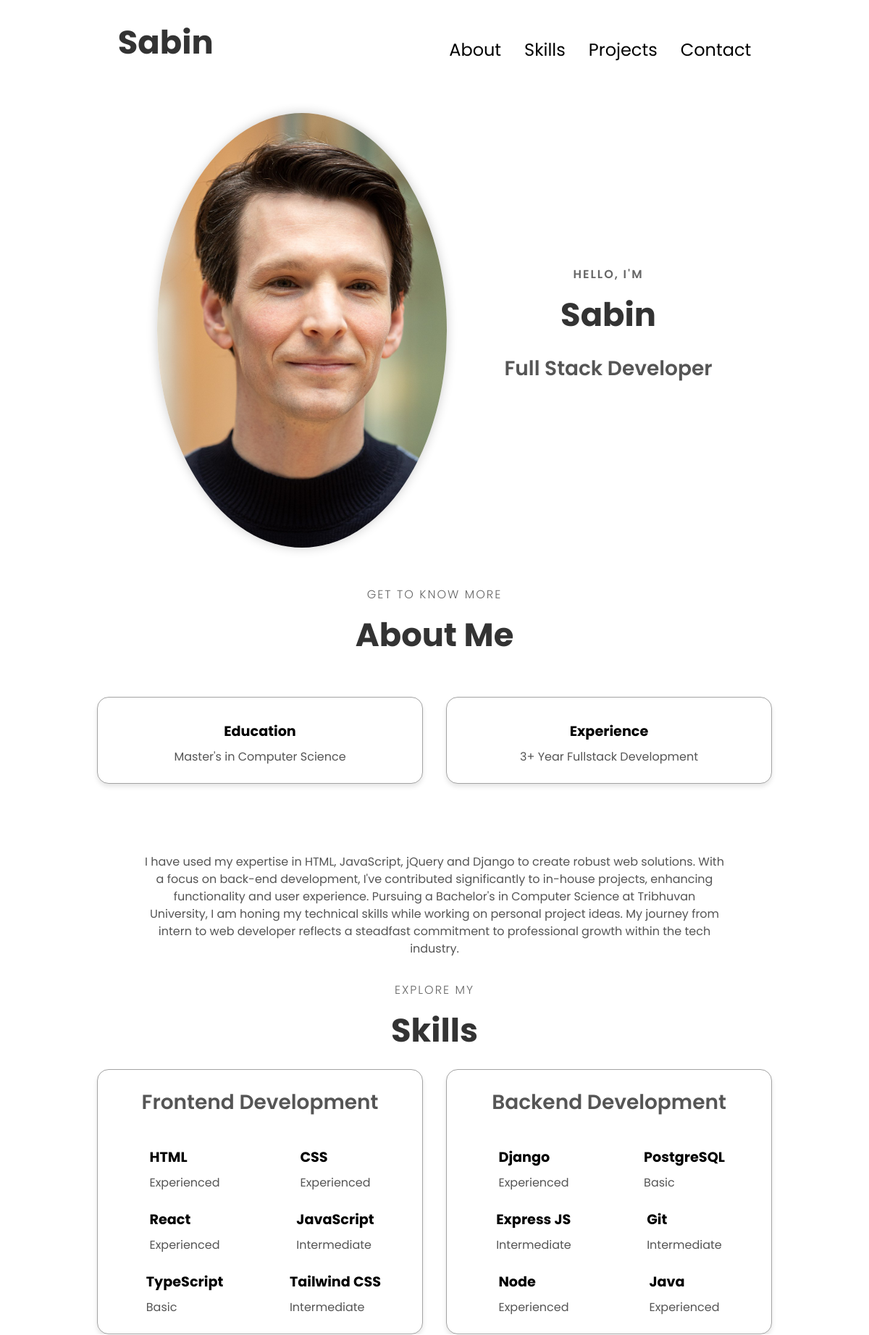
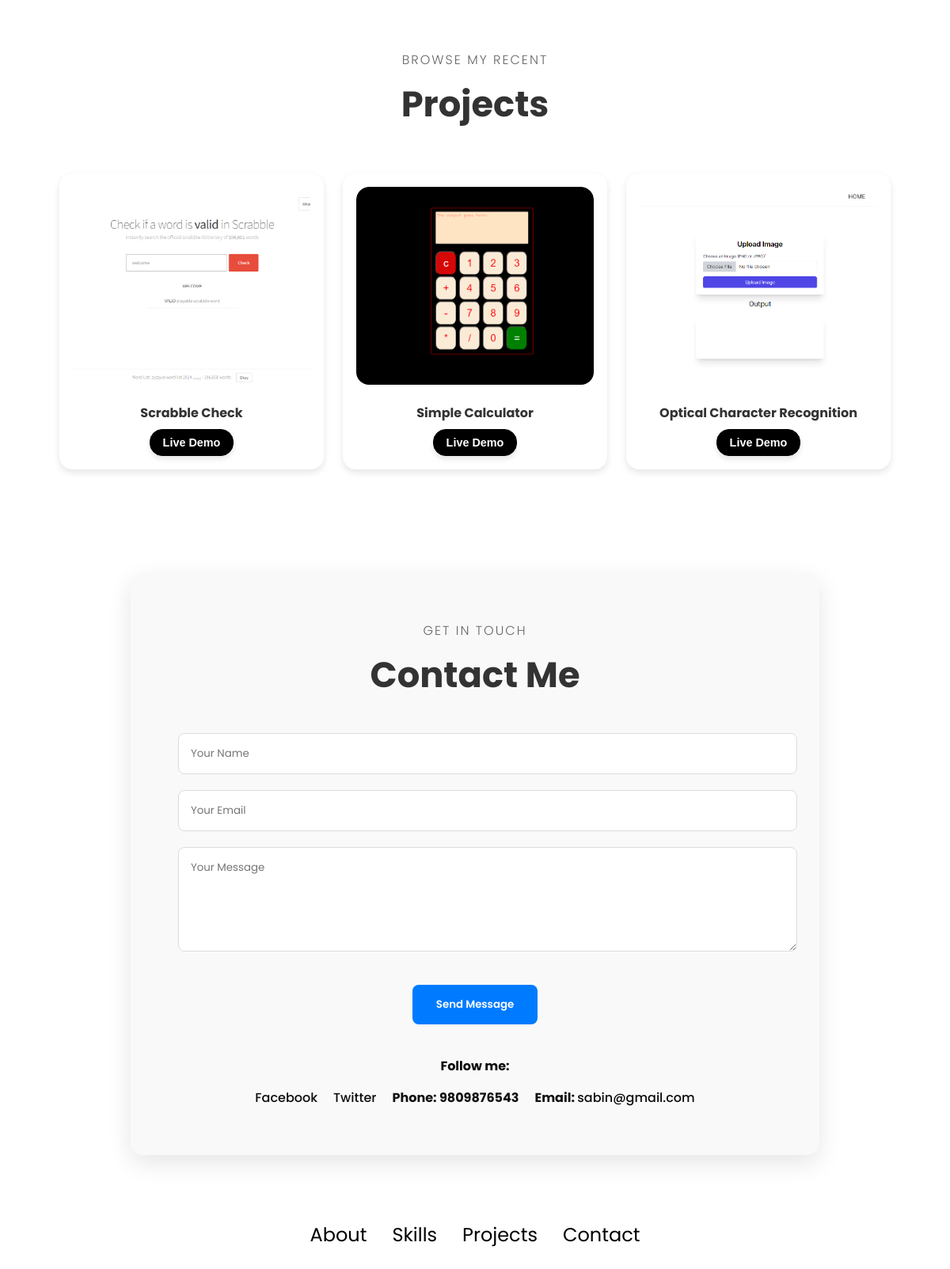
The page / on the database its author committed (2 pictures, top to bottom).
### dynamicweb/models.py (models this page shows, shortened)
class Profile(models.Model):
    name = models.CharField(max_length=260)
    title = models.CharField(max_length=255, default="Title")
    image = models.ImageField(upload_to='profile_pics/')

class AboutDetail(models.Model):
    title = models.CharField(max_length=100)
    description = models.TextField()

class AboutMe(models.Model):
    introduction = models.TextField()
    arrow_image = models.ImageField(upload_to='about_icons/', null=True, blank=True)

class Skill(models.Model):
    CATEGORY_CHOICES = [
        ('frontend', 'Frontend Development'),
        ('backend', 'Backend Development'),
    ]
    name = models.CharField(max_length=100)
    category = models.CharField(max_length=20, choices=CATEGORY_CHOICES)
    level = models.CharField(max_length=50)

class Projects(models.Model):
    title = models.CharField(max_length=255)
    description = models.TextField(blank=True)
    image = models.ImageField(upload_to='projects/', null=True, blank=True)
    live_demo_url = models.URLField(blank=True, null=True)

class Contact(models.Model):
    facebook_url = models.URLField(max_length=200, blank=True, null=True)
    twitter_url = models.URLField(max_length=200, blank=True, null=True)
    phone_number = models.CharField(max_length=100, blank=True, null=True)
    email = models.EmailField(blank=True, null=True)

### dynamicweb/views.py (the view, shortened to what this page needs)
# urls.py: path('', views.portfolio, name='portfolio'),
def portfolio(request):
    profiles = Profile.objects.first()
    about_details = AboutDetail.objects.all()
    about_me = AboutMe.objects.first()
    frontend_skills = Skill.objects.filter(category='frontend')
    backend_skills = Skill.objects.filter(category='backend')
    projects = Projects.objects.all()
    contact = Contact.objects.first()
    context = {
        'profiles': profiles,
        'about_details': about_details,
        'about_me': about_me,
        'frontend_skills': frontend_skills,
        'backend_skills': backend_skills,
        'projects': projects,
        'contact': contact,
    }
    return render(request, 'pages/portfolio.html', context)

### dynamicweb/templates/pages/portfolio.html (shortened to what this page needs)
<!DOCTYPE html>
<html lang="en">
<head>
  {% load static %}
  <link rel="stylesheet" href="{% static 'style.css' %}">
</head>
<body>
  <nav id="desktop-nav">
    <div class="logo"><h1 class="title">{{ profiles.name }}</h1></div>
    <div>
      <ul class="nav-links">
        <li><a href="#about">About</a></li>
        <li><a href="#experience">Skills</a></li>
        <li><a href="#projects">Projects</a></li>
        <li><a href="#contact">Contact</a></li>
      </ul>
    </div>
  </nav>
  <section id="profile">
    <div class="section__pic-container">
      {% if profiles.image %}
        <img src="{{ profiles.image.url }}" alt="Profile Image" class="profile-img" />
      {% else %}
        <img src="{% static 'assets/default-profile.jpg' %}" alt="Default Profile Image" class="profile-img" />
      {% endif %}
    </div>
    <div class="section__text">
        <p class="section__text__p1">Hello, I'm</p>
        <h1 class="title">{{ profiles.name }}</h1>
        <p class="section__text__p2">{{ profiles.title }}</p>
    </div>
  </section>
  <section id="about">
    <p class="section__text__p1">Get To Know More</p>
    <h1 class="title">About Me</h1>
    <div class="section-container">
      <div class="about-details-container">
        <div class="about-containers">
          {% for detail in about_details %}
          <div class="details-container">
            <h3>{{ detail.title }}</h3>
            <p>{{ detail.description }}</p>
          </div>
          {% endfor %}
        </div>
        <div class="text-container">
          <p>
            {{ about_me.introduction }}
          </p>
        </div>
      </div>
    </div>
  </section>
  <section id="experience">
    <p class="section__text__p1">Explore My</p>
      <h1 class="title">Skills</h1>
        <div class="experience-details-container">
          <div class="details-container">
            <h2 class="experience-sub-title">Frontend Development</h2>
            <div class="article-container">
              {% for skill in frontend_skills %}
                  <article>
                      <div>
                          <h3>{{ skill.name }}</h3>
                          <p>{{ skill.level }}</p>
                      </div>
                  </article>
              {% empty %}
                  <p>No frontend skills available.</p>
              {% endfor %}
            </div>
      </div>
      <div class="details-container">
          <h2 class="experience-sub-title">Backend Development</h2>
          <div class="article-container">
              {% for skill in backend_skills %}
                  <article>
                      <div>
                          <h3>{{ skill.name }}</h3>
                          <p>{{ skill.level }}</p>
                      </div>
                  </article>
              {% empty %}
                  <p>No backend skills available.</p>
              {% endfor %}
          </div>
      </div>
    </div>
  </section>
  <section id="projects">
    <p class="section__text__p1">Browse My Recent</p>
    <h1 class="title">Projects</h1>
    <div class="projects-container">
        {% for project in projects %}
            <div class="project-card">
                <div class="project-image-container">
                    {% if project.image %}
                        <img src="{{ project.image.url }}" alt="{{ project.title }}" class="project-img" />
                    {% else %}
                        <img src="{% static 'assets/default-project.jpg' %}" alt="Default Project Image" class="project-img" />
                    {% endif %}
                </div>
                <h2 class="project-title">{{ project.title }}</h2>
                <div class="btn-container">
                    {% if project.live_demo_url %}
                        <button class="btn project-btn demo-btn" onclick="location.href='{{ project.live_demo_url }}'">
                            Live Demo
                        </button>
                    {% endif %}
                </div>
            </div>
        {% empty %}
            <p>No projects available at the moment.</p>
        {% endfor %}
    </div>
  </section>
  <div class="contact-container">
    <section id="contact" class="contact-section">
        <div class="section-header">
            <p class="section__text__p1">Get In Touch</p>
            <h1 class="title">Contact Me</h1>
        </div>
        <form method="post" action="{% url 'portfolio' %}" class="contact-form">
            <div class="form-group">
                <input type="text" name="name" placeholder="Your Name" required>
            </div>
            <div class="form-group">
                <input type="email" name="email" placeholder="Your Email" required>
            </div>
            <div class="form-group">
                <textarea name="message" placeholder="Your Message" rows="5" required></textarea>
            </div>
            <button type="submit" class="submit-btn">Send Message</button>
        </form>
        <div class="social-links">
            <p><b>Follow me: </b></p>
            <ul>
                {% if contact and contact.facebook_url %}
                    <li><a href="{{ contact.facebook_url }}" target="_blank">Facebook</a></li>
                {% endif %}
                {% if contact and contact.twitter_url %}
                    <li><a href="{{ contact.twitter_url }}" target="_blank">Twitter</a></li>
                {% endif %}
                {% if contact and contact.phone_number %}
                    <li><b>Phone: {{ contact.phone_number }}</b></li>
                {% endif %}
                {% if contact and contact.email %}
                    <li><b>Email: </b><a href="mailto:{{ contact.email }}">{{ contact.email }}</a></li>
                {% endif %}
            </ul>
        </div>
    </section>
  </div>
  <footer>
    <nav>
      <div="nav-links-container">
        <ul class="nav-links">
          <li><a href="#about">About</a></li>
          <li><a href="#experience">Skills</a></li>
          <li><a href="#projects">Projects</a></li>
          <li><a href="#contact">Contact</a></li>
        </ul>
  </footer>
</body>
</html>

### dynamicweb/static/style.css (style rules this page uses)
* { margin: 0; padding: 0; }
body { font-family: "Poppins", sans-serif; }
html { scroll-behavior: smooth; }
p { color: rgb(85, 85, 85); }
a, .btn { transition: all 300ms ease; }
nav, .nav-links { display: flex; }
nav { justify-content: space-around; align-items: center; height: 17vh; }
.nav-links { gap: 2rem; list-style: none; font-size: 1.5rem; }
a { color: black; text-decoration: none; text-decoration-color: white; }
.logo { font-size: 33rem; }
#profile { display: flex; justify-content: center; gap: 5rem; height: 80vh; }
.section__pic-container { display: flex; height: 400px; width: 400px; margin: auto 0; }
.section__text { align-self: center; text-align: center; }
.section__text p { font-weight: 600; }
.section__text__p1 { text-align: center; }
.section__text__p2 { font-size: 1.75rem; margin-bottom: 1rem; }
.title { font-size: 3rem; text-align: center; }
.section__pic-container { display: flex; height: 400px; width: 400px; margin: auto 0; justify-content: center; align-items: center; }
.profile-img { width: 100%; height: auto; border-radius: 50%; object-fit: cover; box-shadow: 0 0 15px rgba(0, 0, 0, 0.2); }
#about { position: relative; padding: 2rem 0; }
.about-containers { gap: 2rem; margin-bottom: 2rem; margin-top: 2rem; display: flex; justify-content: center; }
.about-details-container { display: flex; flex-direction: column; align-items: center; gap: 2rem; }
.details-container { padding: 1.5rem; width: 45%; background: white; border-radius: 1rem; border: 0.1rem solid rgb(163, 163, 163); text-align: center; box-shadow: 0px 4px 6px rgba(0, 0, 0, 0.1); }
.details-container h3 { font-size: 1.2rem; margin-top: 0.5rem; }
.details-container p { font-size: 1rem; margin-top: 0.5rem; }
.section-container { max-width: 800px; margin: 0 auto; padding: 0 1rem; text-align: center; }
.text-container { margin-top: 2rem; }
.text-container p { font-size: 1rem; line-height: 1.5; }
#experience { position: relative; }
.experience-sub-title { color: rgb(85, 85, 85); font-weight: 600; font-size: 1.75rem; margin-bottom: 2rem; }
.experience-details-container { display: flex; justify-content: center; flex-wrap: wrap; gap: 2rem; }
.details-container { width: 25rem; text-align: center; }
.article-container { display: flex; text-align: initial; flex-wrap: wrap; flex-direction: row; gap: 1rem; justify-content: center; }
article { display: flex; flex-direction: column; align-items: center; width: 12rem; gap: 0.5rem; }
article h3 { font-size: 1.2rem; font-weight: bold; }
article p { font-size: 1rem; }
footer { height: 26vh; margin: 0 1rem; }

### rows shown on the page
Profile: name "Sabin", image (picture), title "Full Stack Developer"
AboutDetail: title "Education", description "Master's in Computer Science"
AboutDetail: title "Experience", description "3+ Year Fullstack Development"
AboutMe: introduction "I have used my expertise in HTML, JavaScript, jQuery and Django to create robust web solutions. With a focus on back-end development, I've contributed significantly to in-house projects, enhancing functionality and user experience. Pursuing a Bachelor's in Computer Science at Tribhuvan University, I am honing my technical skills while working on personal project ideas. My journey from intern to web developer reflects a steadfast commitment to professional growth within the tech industry."
Skill: name "HTML", level "Experienced"
Skill: name "CSS", level "Experienced"
Skill: name "React", level "Experienced"
Skill: name "JavaScript", level "Intermediate"
Skill: name "TypeScript", level "Basic"
Skill: name "Tailwind CSS", level "Intermediate"
Skill: name "Django", level "Experienced"
Skill: name "PostgreSQL", level "Basic"
Skill: name "Express JS", level "Intermediate"
Skill: name "Git", level "Intermediate"
Skill: name "Node", level "Experienced"
Skill: name "Java", level "Experienced"
Projects: image (picture), title "Scrabble Check"
Projects: image (picture), title "Simple Calculator"
Projects: image (picture), title "Optical Character Recognition"
Contact: phone_number "9809876543", email "sabin@gmail.com"
